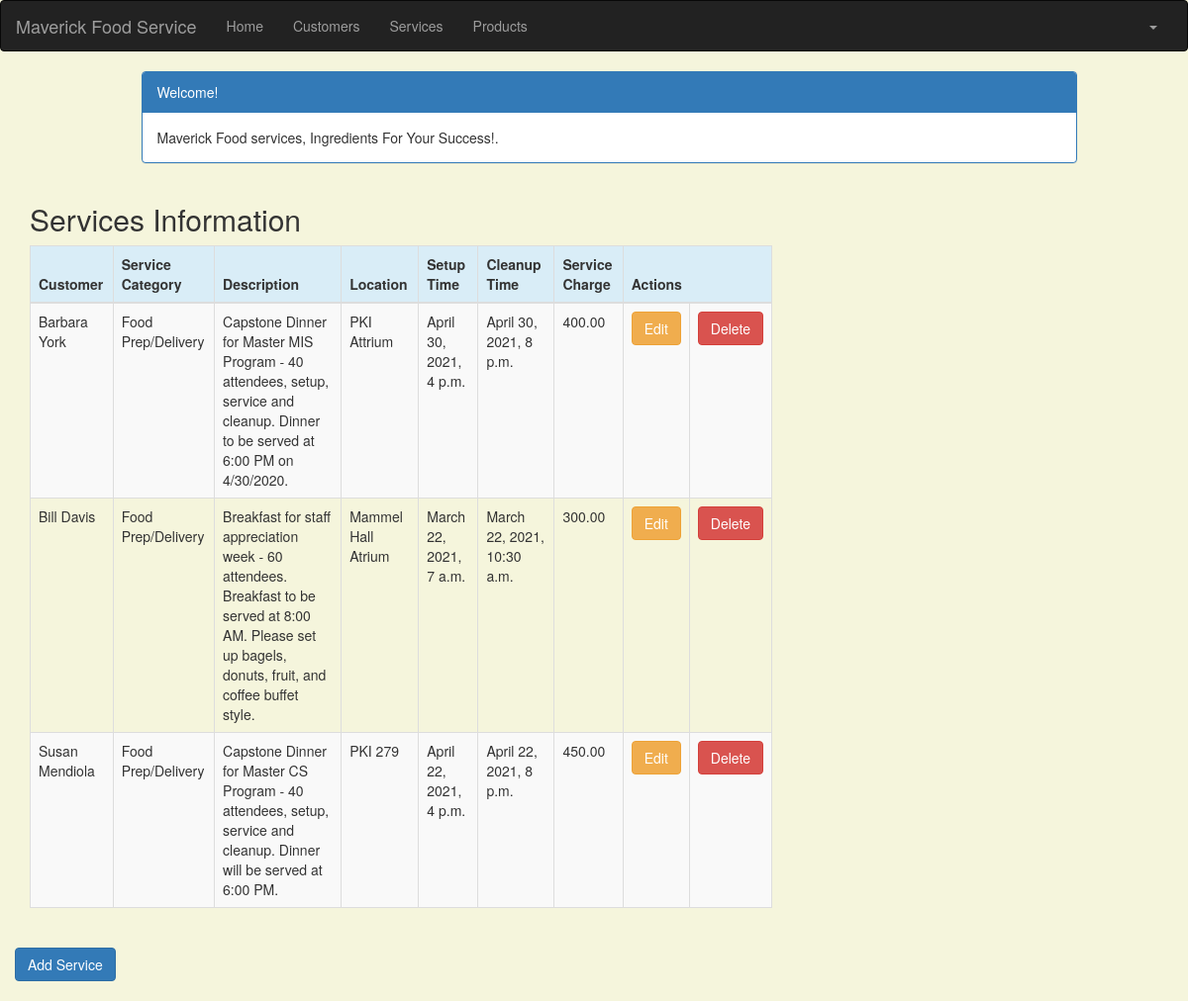
Screenshot of /service_list (signed in) with the database file from the repository.
### crm/models.py (models this page shows, shortened)
class Service(models.Model):
    cust_name = models.ForeignKey(Customer, on_delete=models.CASCADE, related_name='services')
    service_category = models.CharField(max_length=100)
    description = models.TextField()
    location = models.CharField(max_length=200)
    setup_time = models.DateTimeField(
        default=timezone.now)
    cleanup_time = models.DateTimeField(
        default=timezone.now)
    service_charge = models.DecimalField(max_digits=10, decimal_places=2)
    created_date = models.DateTimeField(
        default=timezone.now)
    updated_date = models.DateTimeField(auto_now_add=True)

class Customer(models.Model):
    cust_name = models.CharField(max_length=50)
    organization = models.CharField(max_length=100, blank=True)
    role = models.CharField(max_length=100)
    email = models.EmailField(max_length=100)
    bldgroom = models.CharField(max_length=100)
    address = models.CharField(max_length=200)
    account_number = models.IntegerField(blank=False, null=False)
    city = models.CharField(max_length=50)
    state = models.CharField(max_length=50)
    zipcode = models.CharField(max_length=10)
    phone_number = models.CharField(max_length=50)
    created_date = models.DateTimeField(
        default=timezone.now)
    updated_date = models.DateTimeField(auto_now_add=True)
    def __str__(self):
        return str(self.cust_name)

### crm/views.py (the view)
# urls.py: path('service_list', views.service_list, name='service_list'),
@login_required
def service_list(request):
   services = Service.objects.filter(created_date__lte=timezone.now())
   return render(request, 'crm/service_list.html', {'services': services})

### crm/templates/crm/service_list.html (shortened to what this page needs)
<!DOCTYPE html>
{% extends 'crm/base.html' %}
{% block content %}
    <head>
        <link rel="stylesheet" href="https://maxcdn.bootstrapcdn.com/bootstrap/3.3.4/css/bootstrap.min.css">
    </head>
    <body>
    <div class="container">
        <div class="row">
            <div class="col-md-10 col-md-offset-1">
                <div class="panel panel-primary">
                    <div class="panel-heading">Welcome!</div>
                    <div class="panel-body">
                        Maverick Food services, Ingredients For Your Success!.
                    </div>
                </div>
            </div>
        </div>
    </div>
    <div class="row">
        <h2 style="padding-left: 15Px">Services Information</h2>
    </div>
    <div>
        <table class="table table-striped table-bordered table-hover">
            <thead>
            <tr class="bg-info">
                <th>Customer</th>
                <th>Service Category</th>
                <th>Description</th>
                <th>Location</th>
                <th>Setup Time</th>
                <th>Cleanup Time</th>
                <th>Service Charge</th>
                <th colspan="3">Actions</th>
            </tr>
            </thead>
            <tbody>
            {% for service in services %}
                <tr>
                    <td>{{ service.cust_name }}</td>
                    <td>{{ service.service_category }}</td>
                    <td>{{ service.description }}</td>
                    <td>{{ service.location }}</td>
                    <td>{{ service.setup_time }}</td>
                    <td>{{ service.cleanup_time }}</td>
                    <td>{{ service.service_charge }}</td>
                    <td><a href="{% url 'crm:service_edit' pk=service.pk %}"
                           class="btn btn-warning">Edit</a></td>
                    <td><a href=""
                           onclick="return confirm('Are you sure you want to delete?')"
                           class="btn btn-danger">Delete</a>
                    </td>
                </tr>
            {% endfor %}
            </tbody>
        </table>
    </div>
    <div class="row">
        <a href="{% url 'crm:service_new' %}" class="row"><span
                class="btn btn-primary">Add Service</span></a>
     </div>
    </body>
{% endblock %}

### crm/templates/crm/base.html (shortened to what this page needs)
<!DOCTYPE html>
{% load static %}
<html lang="en">
<head>
    <link rel="stylesheet" href="https://maxcdn.bootstrapcdn.com/bootstrap/3.3.7/css/bootstrap.min.css">
</head>
<body id="app-layout">
<nav class="navbar navbar-inverse">
    <div class="container-fluid">
        <div class="navbar-header">
            <a class="navbar-brand" href="/">
                Maverick Food Service
            </a>
        </div>
        <div class="collapse navbar-collapse" id="myNavbar">
            <ul class="nav navbar-nav">
                <li><a href="{% url 'crm:home' %}">Home</a></li>
                <li><a href="{% url 'crm:customer_list' %}">Customers</a></li>
               <li><a href="{% url 'crm:service_list' %}">Services</a></li>
                <li><a href="{% url 'crm:product_list' %}">Products</a></li>
            </ul>
            <ul class="nav navbar-nav navbar-right">
                {% if user.is_authenticated %}
                    <li class="dropdown">
                        <a href="#" class="dropdown-toggle" data-toggle="dropdown" role="button" aria-expanded="false">
                            <span class="caret"></span>
                        </a>
                    </li>
                {% else %}
                    <li><a href="{% url 'login' %}"><span class="glyphicon glyphicon-log-in"></span> Login</a></li>
                {% endif %}
            </ul>
        </div>
    </div>
</nav>
<div class="content container">
    <div class="row">
        <div class="col-md-8">
            {% block content %}{% endblock %}
        </div>
    </div>
</body>
</html>

### crm/templates/crm/base.html (style rules this page uses)
.navbar { margin-bottom: 0; border-radius: 0; }

### crm/templates/crm/service_list.html (style rules this page uses)
body { background-color: beige; }

### rows the page displays
Service: cust_name "Barbara York", service_category "Food Prep/Delivery", description "Capstone Dinner for Master MIS Program - 40 attendees, setup, service and cleanup. Dinner to be served at 6:00 PM on 4/30/2020.", location "PKI Attrium", setup_time "April 30, 2021, 4 p.m.", cleanup_time "April 30, 2021, 8 p.m.", service_charge "400.00"
Service: cust_name "Bill Davis", service_category "Food Prep/Delivery", description "Breakfast for staff appreciation week - 60 attendees. Breakfast to be served at 8:00 AM. Please set up bagels, donuts, fruit, and coffee buffet style.", location "Mammel Hall Atrium", setup_time "March 22, 2021, 7 a.m.", cleanup_time "March 22, 2021, 10:30 a.m.", service_charge "300.00"
Service: cust_name "Susan Mendiola", service_category "Food Prep/Delivery", description "Capstone Dinner for Master CS Program - 40 attendees, setup, service and cleanup. Dinner will be served at 6:00 PM.", location "PKI 279", setup_time "April 22, 2021, 4 p.m.", cleanup_time "April 22, 2021, 8 p.m.", service_charge "450.00"
